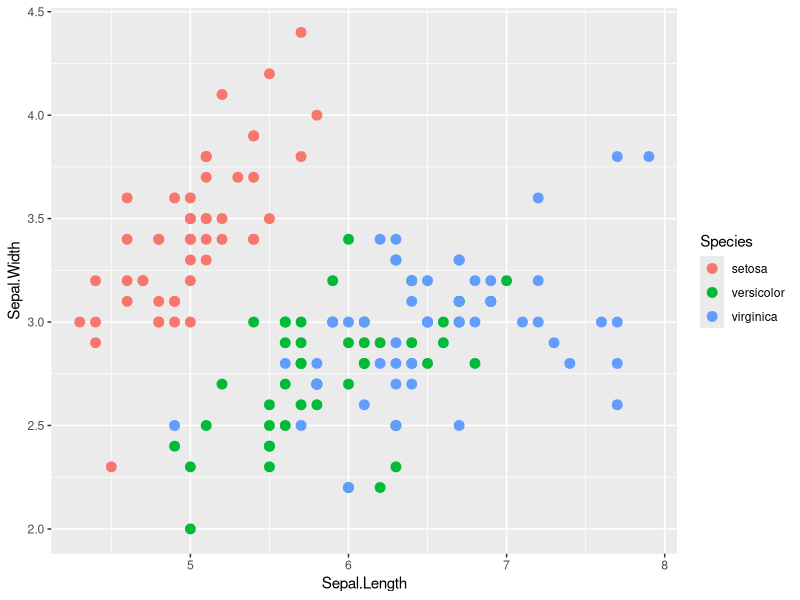
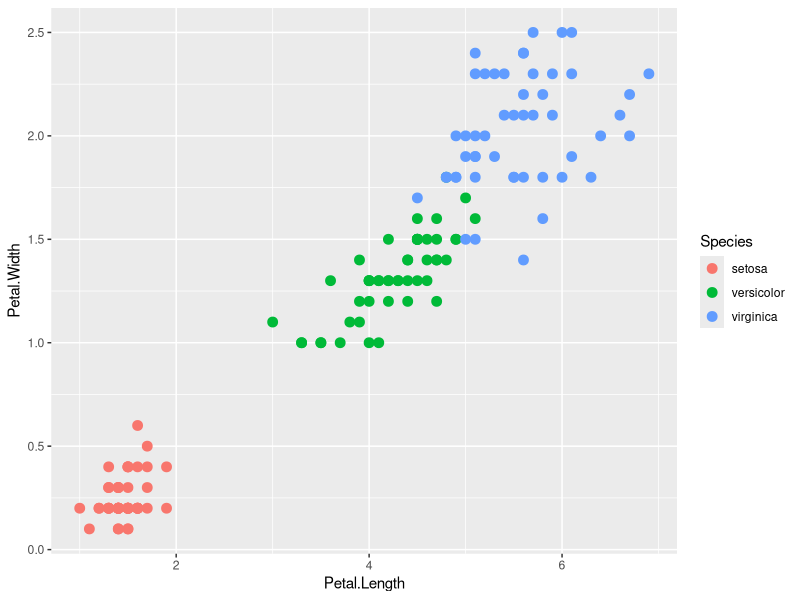
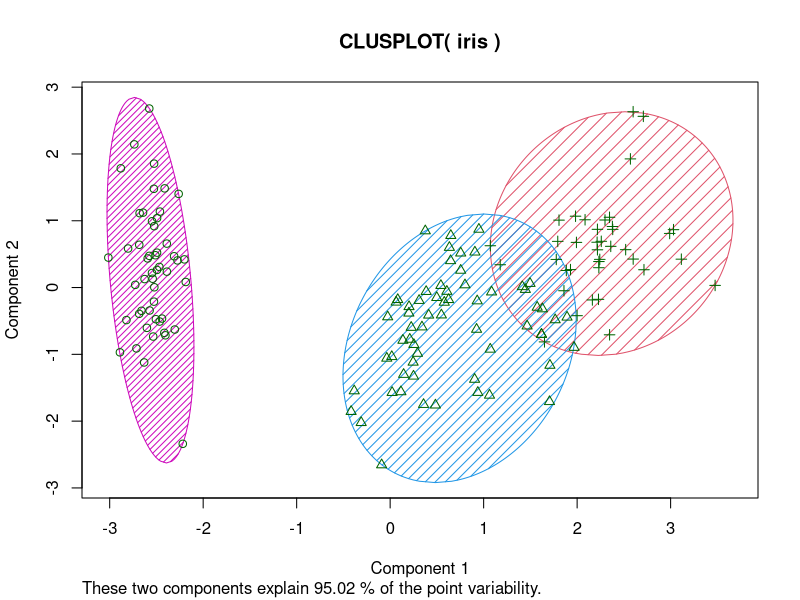

The R script that drew these images, in order:
# Use the built-in iris dataset
data <- iris

# Display the first six rows of the dataset
head(data)

# Load the ggplot2 library for data visualization
library(ggplot2)

# Create a scatter plot of Sepal.Length vs Sepal.Width, color-coded by Species
ggplot(data, aes(Sepal.Length, Sepal.Width)) +
  geom_point(aes(col = Species), size = 3)

# Create a scatter plot of Petal.Length vs Petal.Width, color-coded by Species
ggplot(data, aes(Petal.Length, Petal.Width)) +
  geom_point(aes(col = Species), size = 3)

# Set seed for reproducibility in random processes
set.seed(150)

# Perform k-means clustering on the first four columns of the data with 3 centers, and repeat the process 25 times with different initial cluster centers
cluster_results <- kmeans(data[, 1:4], centers = 3, nstart = 25)

# Display the results of the k-means clustering
cluster_results

# Create a contingency table to show the distribution of actual Species values ('data$Species') across the clusters obtained from k-means
table(cluster_results$cluster, data$Species)

# Load the 'cluster' library for additional clustering-related functions
library(cluster)

# Generate a cluster plot for the iris dataset, coloring points based on the assigned clusters from k-means
clusplot(iris, cluster_results$cluster, color = TRUE, shade = TRUE, labels = 0, lines = 0)

